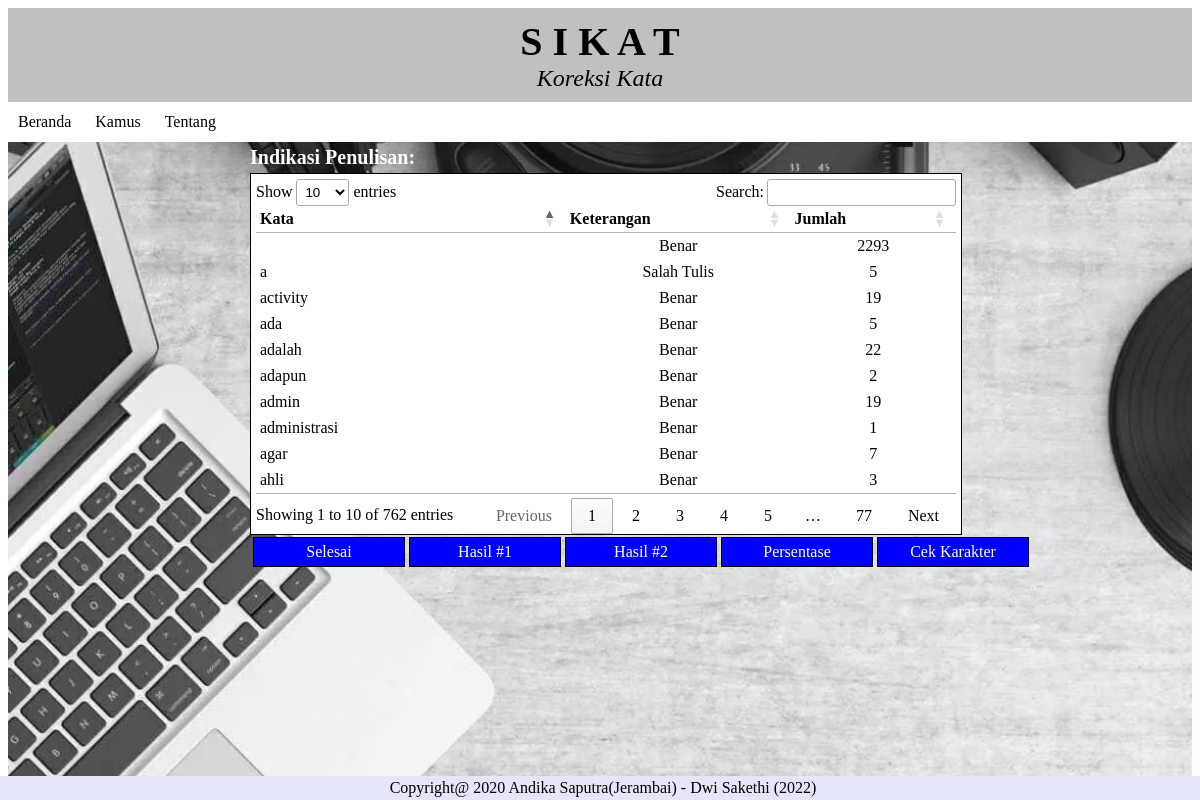
Screenshot of /cekat/file/baca.php with the database file from the repository.
### tables this page shows
CREATE TABLE `jumlahkata` (
  `nama_kata` varchar(100) NOT NULL,
  `jumlah` int(11) NOT NULL,
  `keterangan` varchar(100) NOT NULL
);

### cekat/file/baca.php (the view, shortened to what this page needs)
<html>
  <head>
	<link rel="stylesheet" type="text/css" href="../style.css">
	<link rel="stylesheet" type="text/css" href="//cdn.datatables.net/1.10.19/css/jquery.dataTables.min.css">
  </head>
<body>
	<div class="latar">
	<div class="header">
	<header>
		<header class="judul"><b>S  I  K  A  T</b></header>
		<header class="deskripsi"><i>Koreksi Kata</i></header>
	</header>
	</div>
	<div id="menu">
	<?php include("../menubar.php"); ?>
	</div>
	<div class="tengah">
	<h2>Indikasi Penulisan:</h2>
	<div class = "auto">
	<table id="contact-detail" class="compact" cellspacing="0" width="100%">
<thead>
	<tr>
		<th>Kata</th>
		<th>Keterangan</th>
		<th>Jumlah</th>
	</tr>
</thead>
<tbody>
<?php
include "../koneksi.php";
$tampil=mysqli_query($conn,"SELECT * FROM jumlahkata");
	foreach($tampil as $kuy){
		echo "
		<tr>
		<td>".$kuy['nama_kata']."</td>
		<td align='center'>".$kuy['keterangan']."</td>
		<td align='center'>".$kuy['jumlah']."</td>
		</tr>
		";
		}
?>
</tbody>
</table>
</div>
<div>
<table>
<tr>
	<td align="center" width=30><a href="baqo.php?data=upload" type="submit">Selesai</a></td>
	<td align="center" width=30><a href="baqo.php?data=download" type="submit" target=new>Hasil #1</a></td>
	<td align="center" width=30><a href="unduh.php" type="submit" target=new>Hasil #2</a></td>
	<td align="center" width=30><a href="baqo.php?data=lihat" type="submit" target=new>Persentase</a></td>
	<td align="center" width=30><a href="karakter.php" type="submit" target=new>Cek Karakter</a></td>
</tr>
</table>
</div>
</div>
<div id="footer">
Copyright@ 2020  Andika Saputra(Jerambai) - Dwi Sakethi (2022)
</div>
</div>
</body>
</html>

### cekat/menubar.php (shortened to what this page needs)
<html>
		<ul>
			<li class="utama"><a href="http://localhost/andika/index.php">Beranda</a></li>
			<li class="utama"><a href="#">Kamus</a>
			</li>
			<li class="utama"><a href="tentang.php">Tentang</a></li>
		</ul>
</html>

### cekat/style.css (style rules this page uses)
a[type=submit] { text-decoration: none; margin: 5px auto; margin-top:-1px; padding: 5px; width: 140px; border: 1px solid black; color: #fff; background: blue; cursor: pointer; display:block; }
.auto { display:block; border: 1px solid black; padding: 5px; margin-top: -12px; width:700px; height:350px; overflow:auto; background : white; }
.tengah { margin : 10px auto; width : 700px; padding: 0px; margin-top: -13px; }
.latar { background: url(background2.jpg); background-repeat: no-repeat; background-position: center; height:100%; background-size:cover; }
h2 { font-size: 20; font-family: times; color: white; }
.header { position: pixed; left: 0; top: 0; width: 100%; padding: 0px; background: silver; }
header { position: pixed; left:0; top:0; width: 100%; font-size: 30px; text-align: center; color: black; background: silver; padding: 0px; }
header .judul { padding-top:10px; text-align: Center; font-size: 40; font-family: Harrington; }
header .deskripsi { padding-bottom: 10px; text-align: center; font-size: 24; font-family: Brush Script MT; color:black; }
#footer { position: fixed; left: 0; bottom: 0; width: 100%; text-align: center; padding: 3px; background-color: lavender; text-align: center; color: black; }
#menu { background-color: white; border: 1px black; }
#menu ul { list-style: none; margin: 0; padding: 0; }
#menu ul li.utama { display: inline-table; }
#menu ul li a { display: block; text-decoration: none; line-height: 40px; padding: 0 10px; color: black; }

### rows the page displays
jumlahkata: keterangan "Benar", jumlah "2293"
jumlahkata: nama_kata "ahli", keterangan "Benar", jumlah "3"
jumlahkata: nama_kata "a", keterangan "Salah Tulis", jumlah "5"
jumlahkata: nama_kata "activity", keterangan "Benar", jumlah "19"
jumlahkata: nama_kata "adalah", keterangan "Benar", jumlah "22"
jumlahkata: nama_kata "agar", keterangan "Benar", jumlah "7"
jumlahkata: nama_kata "admin", keterangan "Benar", jumlah "19"
jumlahkata: nama_kata "ada", keterangan "Benar", jumlah "5"
jumlahkata: nama_kata "adapun", keterangan "Benar", jumlah "2"
jumlahkata: nama_kata "administrasi", keterangan "Benar", jumlah "1"
